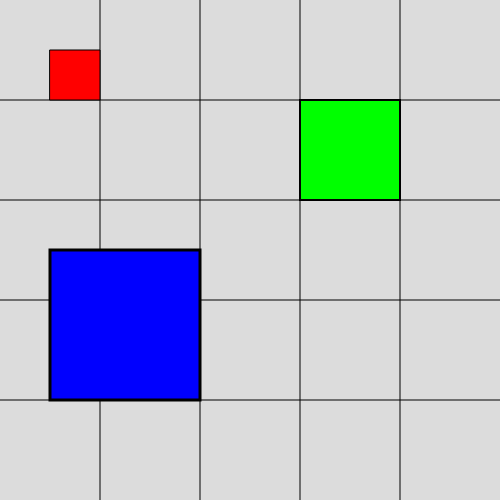
Frame 1 (no input)
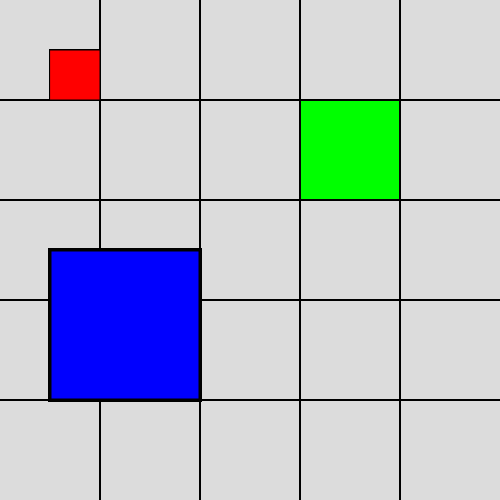
Frame 60 (no input)
Frame 120 (the mouse pressed at the canvas centre since frame 60): identical to frame 60, image omitted

The p5.js sketch that drew these frames (run headless with seeded random() and noise() and a simulated clock; from frame 60 on, the mouse is pressed at the canvas centre):

// p5.js sketch
// ── sketch.js
function setup() {
    createCanvas(500, 500);
    background(220);
}

function draw() {
    stroke(0);
    line(0, 100, 500, 100);
    line(0, 200, 500, 200);
    line(0, 300, 500, 300);
    line(0, 400, 500, 400);
    line(100, 0, 100, 500);
    line(200, 0, 200, 500);
    line(300, 0, 300, 500);
    line(400, 0, 400, 500);
    fill(255, 0, 0);
    rect(50, 50, 50, 50);
    translate(200, 0);
    scale(2.0);
    fill(0, 255, 0);
    rect(50, 50, 50, 50);
    translate(-150, 50);
    scale(1.5);
    fill(0, 0, 255);
    rect(50, 50, 50, 50);
}
